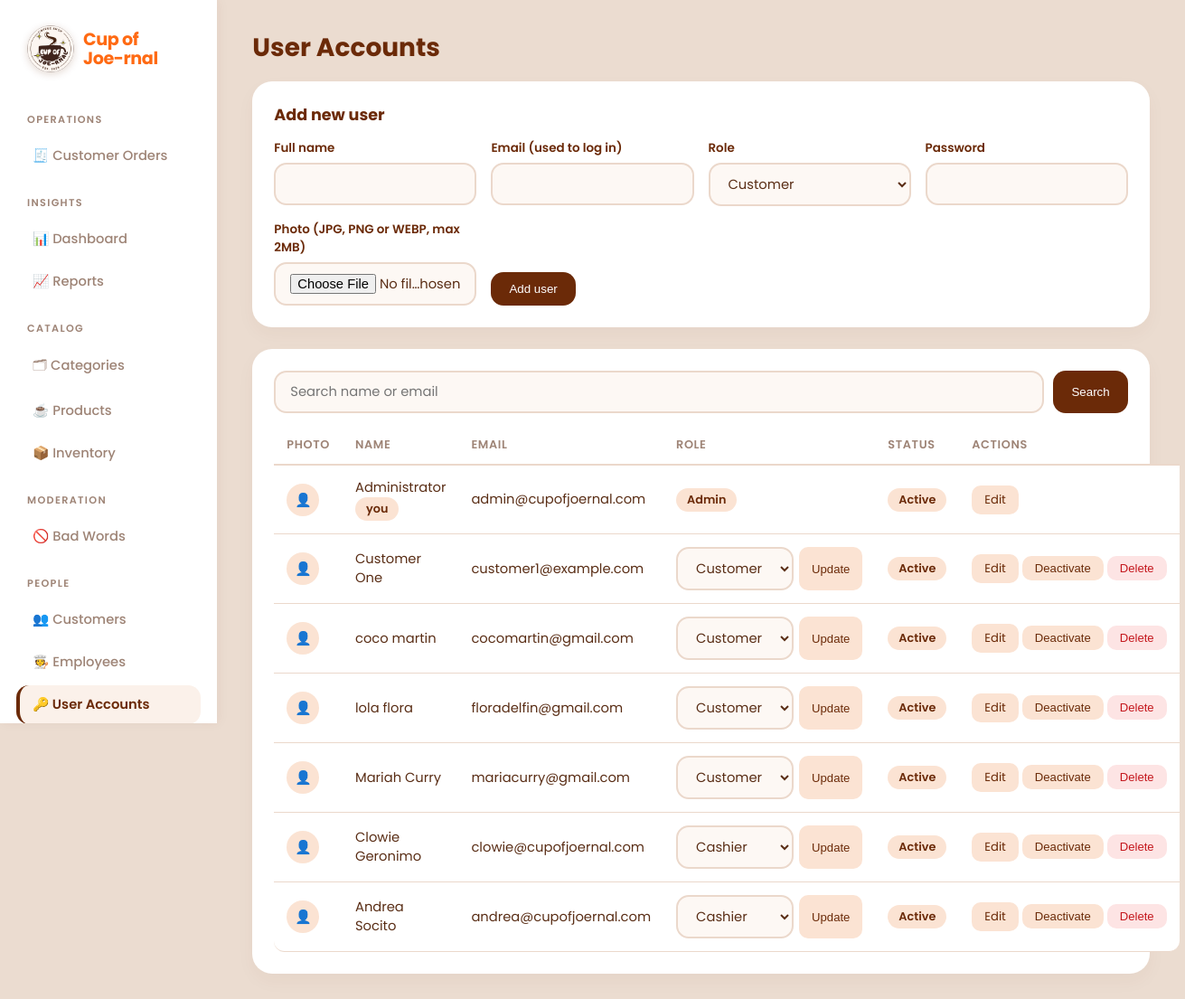
Screenshot of /account/index.php (signed in) with the database file from the repository.
### tables this page shows
CREATE TABLE `users` (
  `user_id` int(11) NOT NULL,
  `username` varchar(50) NOT NULL,
  `password` varchar(255) NOT NULL,
  `role` enum('admin','cashier','customer') NOT NULL DEFAULT 'customer',
  `full_name` varchar(100) DEFAULT NULL,
  `email` varchar(100) DEFAULT NULL,
  `customer_id` int(11) DEFAULT NULL,
  `is_active` tinyint(1) NOT NULL DEFAULT 1,
  `photo` varchar(255) DEFAULT NULL
);

### account/index.php (the view, shortened to what this page needs)
<?php
include('../includes/config.php');
include('../includes/adminHeader.php');
$roles  = ['admin', 'cashier', 'customer'];
$me     = (int)$_SESSION['user_id'];
$editId = (int)($_GET['edit'] ?? 0);
$search = trim($_GET['q'] ?? '');
$editing = $editId ? get_user($conn, $editId) : null;
$form    = $editing ?: ['full_name' => '', 'email' => '', 'role' => 'customer'];
$form    = array_merge($form, take_old());
$like = '%' . $search . '%';
$list = mysqli_execute_query($conn, "SELECT * FROM users WHERE full_name LIKE ? OR email LIKE ? ORDER BY is_active DESC, user_id", [$like, $like]);
?>
<h2>User Accounts</h2>
<div class="panel"><b><?= $editing ? 'Edit user' : 'Add new user' ?></b>
<form class="f" method="post" action="<?= $editing ? 'update.php' : 'store.php' ?>" enctype="multipart/form-data" novalidate>
<div><label>Full name</label><input type="text" name="full_name" value="<?= h($form['full_name'] ?? '') ?>"></div>
<div><label>Email (used to log in)</label><input type="text" name="email" value="<?= h($form['email'] ?? '') ?>"></div>
<div><label>Role</label><select name="role"><?php foreach ($roles as $r): ?><option value="<?= $r ?>" <?= ($form['role'] ?? '') === $r ? 'selected' : '' ?>><?= ucfirst($r) ?></option><?php endforeach; ?></select></div>
<div><label><?= $editing ? 'New password (leave blank to keep)' : 'Password' ?></label><input type="password" name="password" autocomplete="new-password"></div>
<div><label>Photo (JPG, PNG or WEBP, max 2MB)</label><input type="file" name="photo"></div>
<div style="align-self:end"><button type="submit"><?= $editing ? 'Save changes' : 'Add user' ?></button>
<?php if ($editing): ?> <a class="btn alt" href="index.php">Cancel</a><?php endif; ?></div>
</form>
</div>
<div class="panel">
<form method="get" style="display:flex;gap:10px;margin-bottom:14px"><input type="text" name="q" value="<?= h($search) ?>" placeholder="Search name or email"><button>Search</button></form>
<table><tr><th>Photo</th><th>Name</th><th>Email</th><th>Role</th><th>Status</th><th>Actions</th></tr>
<?php while ($r = mysqli_fetch_assoc($list)): $active = (int)$r['is_active'] === 1; $self = (int)$r['user_id'] === $me; ?><tr>
<td><?= avatar_html($r['photo'], 36) ?></td>
<td><?= h($r['full_name'] ?: $r['username']) ?><?= $self ? ' <span class="pill">you</span>' : '' ?></td>
<td><?= h($r['email']) ?></td>
<td>
  <?php if ($active && !$self): ?>
  <form method="post" action="role.php" style="display:flex;gap:6px"><input type="hidden" name="id" value="<?= (int)$r['user_id'] ?>">
    <select name="role" style="width:auto"><?php foreach ($roles as $ro): ?><option value="<?= $ro ?>" <?= $r['role'] === $ro ? 'selected' : '' ?>><?= ucfirst($ro) ?></option><?php endforeach; ?></select>
    <button class="btn sm alt">Update</button></form>
  <?php else: ?><span class="pill"><?= h(ucfirst($r['role'])) ?></span><?php endif; ?>
</td>
<td><span class="pill"><?= $active ? 'Active' : 'Deactivated' ?></span></td>
<td style="white-space:nowrap"><a class="btn sm alt" href="index.php?edit=<?= (int)$r['user_id'] ?>">Edit</a>
<?php if (!$self): ?>
<form method="post" action="toggle.php" style="display:inline" onsubmit="return confirm('<?= $active ? 'Deactivate' : 'Activate' ?> this user?')"><input type="hidden" name="id" value="<?= (int)$r['user_id'] ?>"><button class="btn sm alt"><?= $active ? 'Deactivate' : 'Activate' ?></button></form>
<form method="post" action="delete.php" style="display:inline" onsubmit="return confirm('Delete this user permanently?')"><input type="hidden" name="id" value="<?= (int)$r['user_id'] ?>"><button class="btn sm del">Delete</button></form>
<?php endif; ?></td>
</tr><?php endwhile; ?></table></div>
<?php include('../includes/footer.php'); ?>

### includes/functions.php (shortened to what this page needs)
<?php
function h($s): string { return htmlspecialchars((string)$s, ENT_QUOTES); }
function take_old(): array {
    $old = $_SESSION['old'] ?? [];
    return $old;
}
function avatar_html(?string $file, int $size = 32): string {
    $s = (int)$size;
    return '<span class="ava ava-def" style="width:' . $s . 'px;height:' . $s . 'px;line-height:' . $s . 'px">👤</span>';
}

### includes/style/style.css (style rules this page uses)
* { box-sizing: border-box; }
:root { --ink: #5a2e16; --brown: #6b2a08; --orange: #ff6a13; --muted: #9e8476; --bg: #ebdcd0; --card: #ffffff; --line: #ebd8cb; --peach: #fcd5bd; --bad: #c4161c; --ok: #2d6a3e; }
body { margin: 0; font-family: 'Poppins', system-ui, -apple-system, sans-serif; color: var(--ink); background: #4a2411; }
.panel { background: var(--card); border-radius: 22px; padding: 22px; box-shadow: 0 4px 14px rgba(107, 42, 8, 0.04); }
.panel > b { display: block; color: var(--brown); font-size: 1.05rem; margin-bottom: 14px; }
.pill { display: inline-block; background: #fbe3d3; color: var(--brown); border-radius: 999px; padding: 4px 12px; font-size: 0.8rem; font-weight: 600; }
button, .btn { display: inline-flex; align-items: center; justify-content: center; font: 600 0.88rem inherit; background: var(--brown); color: #fff; border: 0; border-radius: 12px; padding: 10px 18px; cursor: pointer; text-decoration: none; transition: background 0.2s ease; }
.btn.alt { background: #fbe3d3; color: var(--brown); }
h1, h2, h3 { color: var(--brown); margin: 0 0 16px; }
h2 { font-size: 1.75rem; font-weight: 700; }
.panel, .card { background: var(--card); border-radius: 22px; padding: 24px; margin-bottom: 24px; box-shadow: 0 8px 20px rgba(107, 42, 8, 0.04); }
.panel > b { display: block; color: var(--brown); font-size: 1.1rem; margin-bottom: 14px; }
table { width: 100%; border-collapse: separate; border-spacing: 0; margin-top: 8px; }
th { text-align: left; color: var(--muted); font-weight: 600; font-size: 0.8rem; text-transform: uppercase; letter-spacing: 0.05em; padding: 12px 14px; border-bottom: 2px solid var(--line); }
td { padding: 14px; border-bottom: 1px solid var(--line); font-size: 0.92rem; vertical-align: middle; background: #fff; }
tr:last-child td:first-child { border-bottom-left-radius: 12px; }
tr:last-child td:last-child { border-bottom-right-radius: 12px; }
form.f { display: grid; grid-template-columns: repeat(auto-fit, minmax(220px, 1fr)); gap: 16px; }
.f label { display: block; font-weight: 600; font-size: 0.84rem; margin-bottom: 6px; color: var(--brown); }
input, select, textarea { width: 100%; font: inherit; font-size: 0.92rem; padding: 11px 16px; border: 2px solid var(--line); border-radius: 14px; background: #fdf8f4; color: var(--ink); transition: all 0.2s ease; }
button, .btn { display: inline-flex; align-items: center; justify-content: center; font: 600 0.9rem inherit; background: var(--brown); color: #fff; border: 0; border-radius: 14px; padding: 11px 20px; cursor: pointer; text-decoration: none; transition: all 0.2s ease; }
.btn.del { background: #fde4e4; color: var(--bad); }
.btn.sm, td button { padding: 6px 14px; font-size: 0.82rem; border-radius: 10px; }

### includes/style/menu.css (style rules this page uses)
.ava { border-radius: 50%; object-fit: cover; display: inline-block; vertical-align: middle; background: #fbe3d3; text-align: center; }

### rows the page displays
users: full_name "Administrator", shows "you", email "admin@cupofjoernal.com", role "Admin", is_active "Active"
users: full_name "Customer One", email "customer1@example.com", role "Customer", is_active "Active"
users: full_name "coco martin", email "cocomartin@gmail.com", role "Customer", is_active "Active"
users: full_name "lola flora", email "floradelfin@gmail.com", role "Customer", is_active "Active"
users: full_name "Mariah Curry", email "mariacurry@gmail.com", role "Customer", is_active "Active"
users: full_name "Clowie Geronimo", email "clowie@cupofjoernal.com", role "Cashier", is_active "Active"
users: full_name "Andrea Socito", email "andrea@cupofjoernal.com", role "Cashier", is_active "Active"

### other values shown
$group "OPERATIONS"
$l "🧾 Customer Orders"
$group "INSIGHTS"
$l "📊 Dashboard"
$l "📈 Reports"
$group "CATALOG"
$l "🗂 Categories"
$l "☕ Products"
$l "📦 Inventory"
$group "MODERATION"
$l "🚫 Bad Words"
$group "PEOPLE"
$l "👥 Customers"
$l "🧑‍🍳 Employees"
$l "🔑 User Accounts"
